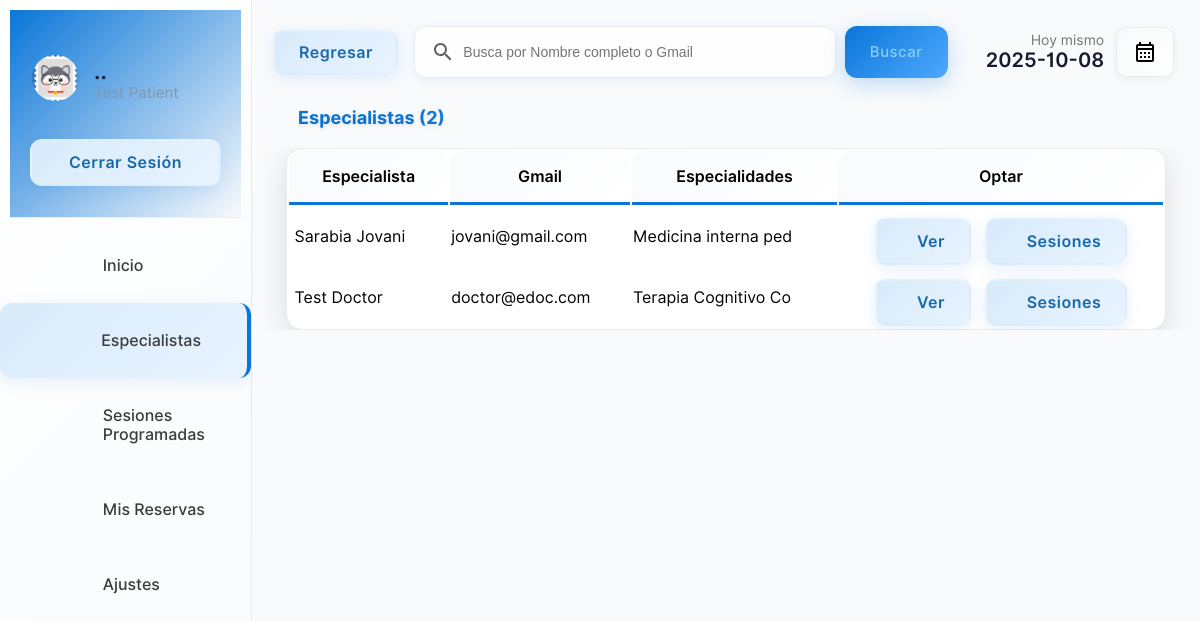
Before: /patient/doctors.php (signed in) with the older database file.
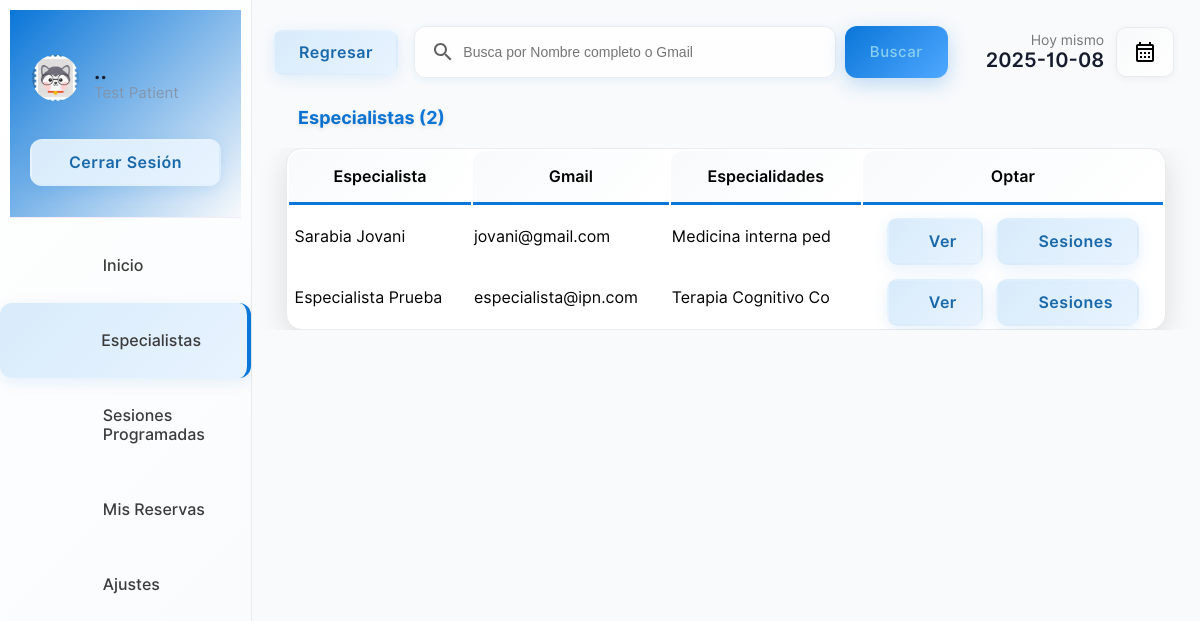
After: the same page with the newer database file.
### tables this page shows
CREATE TABLE IF NOT EXISTS `doctor` (
  `docid` int(11) NOT NULL AUTO_INCREMENT,
  `docemail` varchar(255) DEFAULT NULL,
  `docname` varchar(255) DEFAULT NULL,
  `docpassword` varchar(255) DEFAULT NULL,
  `docnic` varchar(15) DEFAULT NULL,
  `doctel` varchar(15) DEFAULT NULL,
  `specialties` int(2) DEFAULT NULL,
  PRIMARY KEY (`docid`),
  KEY `specialties` (`specialties`)
);

CREATE TABLE IF NOT EXISTS `specialties` (
  `id` int(2) NOT NULL,
  `sname` varchar(50) DEFAULT NULL,
  PRIMARY KEY (`id`)
);

### patient/doctors.php (the view, shortened to what the changed rows need)
<?php
    include("../connection.php");
?>
<!DOCTYPE html>
<html lang="es">
<head>
    <link rel="stylesheet" href="../css/animations.css">
    <link rel="stylesheet" href="../css/main.css">
    <link rel="stylesheet" href="../css/admin.css">
</head>
<body>
        <div class="dash-body">
            <table border="0" width="100%" style=" border-spacing: 0;margin:0;padding:0;margin-top:25px; ">
                <?php
                    if($_POST){
                        $keyword=$_POST["search"];
                        $sqlmain= "select * from doctor where docemail='$keyword' or docname='$keyword' or docname like '$keyword%' or docname like '%$keyword' or docname like '%$keyword%'";
                    }else{
                        $sqlmain= "select * from doctor order by docid desc";
                    }
                ?>
                <tr>
                   <td colspan="4">
                       <center>
                        <div class="abc scroll">
                        <table width="93%" class="sub-table scrolldown" border="0">
                        <thead>
                        <tr>
                                <th class="table-headin">
                                Especialista
                                </th>
                                <th class="table-headin">
                                    Gmail
                                </th>
                                <th class="table-headin">
                                    Especialidades
                                </th>
                                <th class="table-headin">
                                    Optar
                                </tr>
                        </thead>
                        <tbody>
                            <?php
                                $result= $database->query($sqlmain);
                                if($result->num_rows==0){
                                    echo '<tr>
                                    <td colspan="4">
                                    <br><br><br><br>
                                    <center>
                                    <img src="../img/notfound.svg" width="25%">
                                    <br>
                                    <p class="heading-main12" style="margin-left: 45px;font-size:20px;color:rgb(49, 49, 49)">¡No encontramos nada relacionado con tus palabras clave!</p>
                                    <a class="non-style-link" href="doctors.php"><button  class="login-btn btn-primary-soft btn"  style="display: flex;justify-content: center;align-items: center;margin-left:20px;">&nbsp; Mostrar todos los Especialistas &nbsp;</font></button>
                                    </a>
                                    </center>
                                    <br><br><br><br>
                                    </td>
                                    </tr>';
                                }
                                else{
                                for ( $x=0; $x<$result->num_rows;$x++){
                                    $row=$result->fetch_assoc();
                                    $docid=$row["docid"];
                                    $name=$row["docname"];
                                    $email=$row["docemail"];
                                    $spe=$row["specialties"];
                                    $spcil_res= $database->query("select sname from specialties where id='$spe'");
                                    $spcil_array= $spcil_res->fetch_assoc();
                                    $spcil_name=$spcil_array["sname"];
                                    echo '<tr>
                                        <td> &nbsp;'.
                                        substr($name,0,30)
                                        .'</td>
                                        <td>
                                        '.substr($email,0,20).'
                                        </td>
                                        <td>
                                            '.substr($spcil_name,0,20).'
                                        </td>
                                        <td>
                                        <div style="display:flex;justify-content: center;">
                                        <a href="?action=view&id='.$docid.'" class="non-style-link"><button  class="btn-primary-soft btn button-icon btn-view"  style="padding-left: 40px;padding-top: 12px;padding-bottom: 12px;margin-top: 10px;"><font class="tn-in-text">Ver</font></button></a>
                                       &nbsp;&nbsp;&nbsp;
                                       <a href="?action=session&id='.$docid.'&name='.$name.'"  class="non-style-link"><button  class="btn-primary-soft btn button-icon menu-icon-session-active"  style="padding-left: 40px;padding-top: 12px;padding-bottom: 12px;margin-top: 10px;"><font class="tn-in-text">Sesiones</font></button></a>
                                        </div>
                                        </td>
                                    </tr>';
                                }
                            }
                            ?>
                            </tbody>
                        </table>
                        </div>
                        </center>
                   </td>
                </tr>
            </table>
        </div>
</body>
</html>

Changed rows visible on the page:
changed doctor "Terapia Cognitivo Co": docname "Test Doctor" → "Especialista Prueba"; docemail "doctor@edoc.com" → "especialista@ipn.com"
